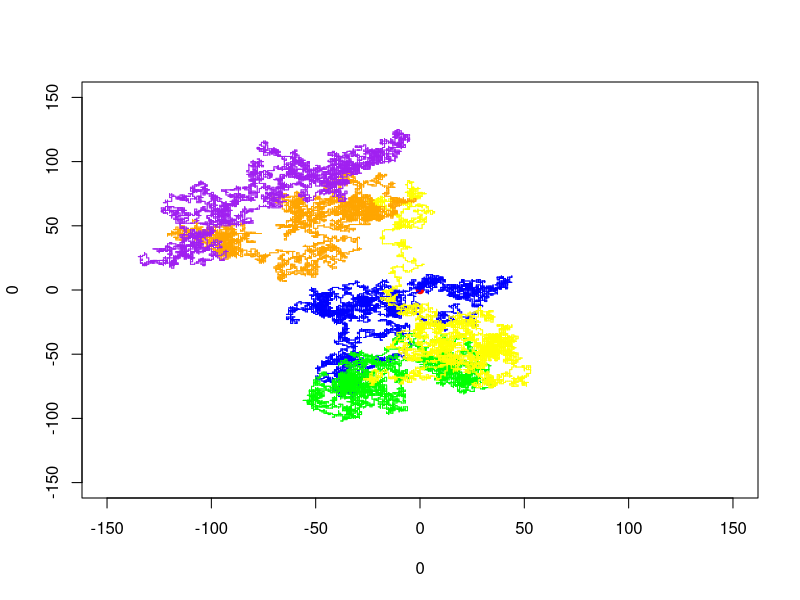

The R source for this figure:
## ---- chunk 1
#| label: libraries
library(ggplot2)
## ---- chunk 2
#| label: rw directions
d9 <- list(
    c(0, 0),
    c(1, 0),
    c(0, 1),
    c(-1, 0),
    c(0, -1),
    c(1, 1),
    c(-1, -1),
    c(-1, 1),
    c(1, -1)
)

d4 <- list(
    c(1, 0),
    c(0, 1),
    c(-1, 0),
    c(0, -1)
)
## ---- chunk 3
#| label: rw_function

simulate_random_walk <- function(k, n, o) {
    plot(0, 0, xlim = c(-150, 150), ylim = c(-150, 150), col = "red", pch = 19)
    state <- k
    options <- o
    counter <- 0
    color <- "blue"

    for (i in 1:n) {
        if (i == 0.2 * n) {
            color <- "green"
        }
        if (i == 0.4 * n) {
            color <- "yellow"
        }
        if (i == 0.6 * n) {
            color <- "orange"
        }
        if (i == 0.8 * n) {
            color <- "purple"
        }

        move <- sample(options, 1)[[1]]
        state_old <- state
        state <- state + move
        lines(c(state[1], state_old[1]), c(state[2], state_old[2]), col = color)

        if (state[1] == 0 & state[2] == 0) {
            counter <- counter + 1
        }
    }
    cat("Walked back home", counter, "times")
}
## ---- chunk 4
#| label: rw parameters & start rw
k <- c(0, 0)
n <- 50000

simulate_random_walk(k, n, d4)
